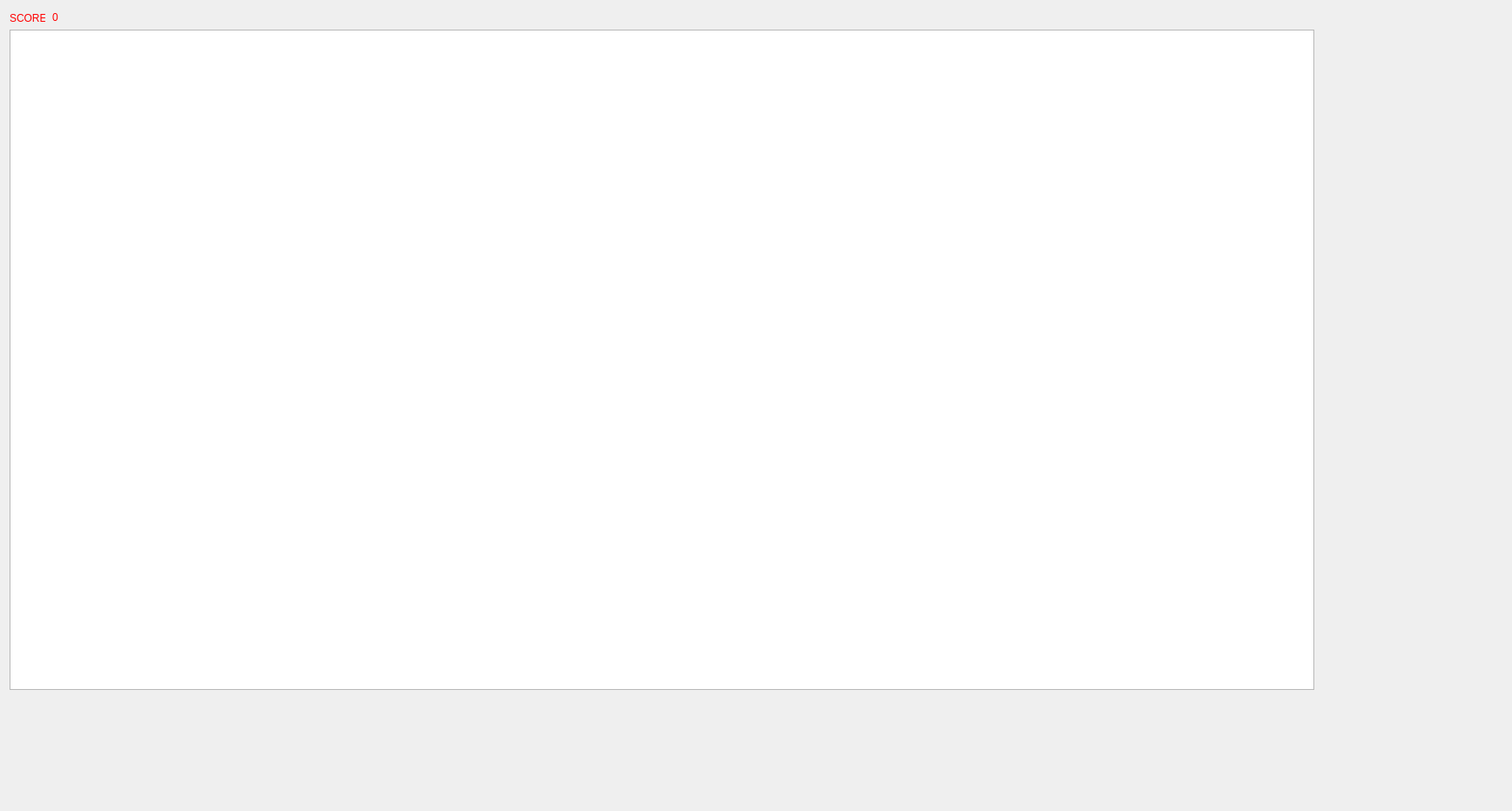
<?xml version="1.0" encoding="UTF-8"?>
<ui version="4.0">
 <class>Start</class>
 <widget class="QWidget" name="Start">
  <property name="geometry">
   <rect>
    <x>0</x>
    <y>0</y>
    <width>1736</width>
    <height>931</height>
   </rect>
  </property>
  <property name="windowTitle">
   <string>Widget</string>
  </property>
  <widget class="QGraphicsView" name="graphicsView">
   <property name="geometry">
    <rect>
     <x>11</x>
     <y>34</y>
     <width>1498</width>
     <height>758</height>
    </rect>
   </property>
   <property name="sizePolicy">
    <sizepolicy hsizetype="Expanding" vsizetype="Expanding">
     <horstretch>0</horstretch>
     <verstretch>0</verstretch>
    </sizepolicy>
   </property>
   <property name="minimumSize">
    <size>
     <width>1498</width>
     <height>758</height>
    </size>
   </property>
  </widget>
  <widget class="QLabel" name="label">
   <property name="enabled">
    <bool>true</bool>
   </property>
   <property name="geometry">
    <rect>
     <x>11</x>
     <y>10</y>
     <width>41</width>
     <height>21</height>
    </rect>
   </property>
   <property name="styleSheet">
    <string notr="true">color: rgb(255, 0, 0);</string>
   </property>
   <property name="text">
    <string>SCORE</string>
   </property>
  </widget>
  <widget class="QLabel" name="label_2">
   <property name="geometry">
    <rect>
     <x>60</x>
     <y>9</y>
     <width>63</width>
     <height>21</height>
    </rect>
   </property>
   <property name="styleSheet">
    <string notr="true">color: rgb(255, 0, 0);</string>
   </property>
   <property name="text">
    <string>0</string>
   </property>
  </widget>
 </widget>
 <layoutdefault spacing="6" margin="11"/>
 <resources/>
 <connections/>
</ui>
